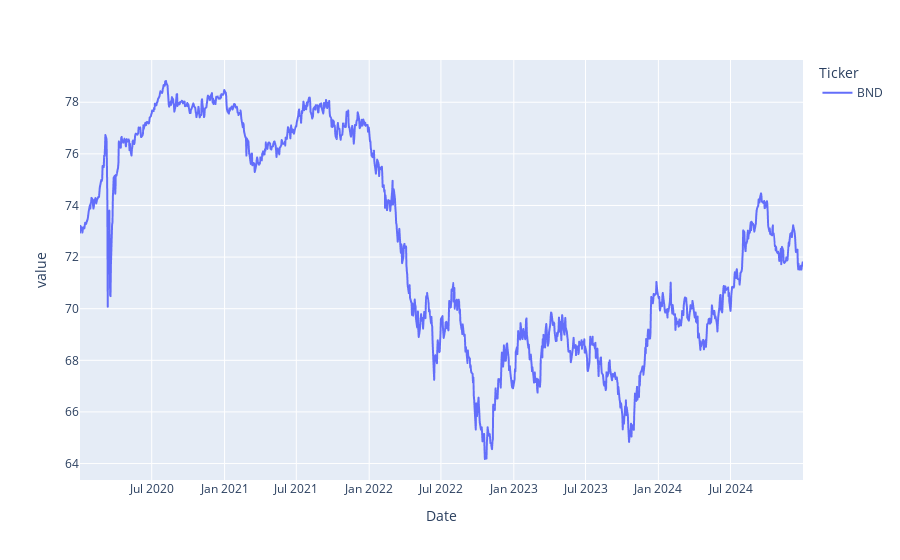

The code cell stored with this chart in its notebook:
### Code cell
# Vanguard real estate etf
real_estate_data = yf.download('VNQ', start=start_date, end=end_date)['Close']
px.line(bond_data)

### Figure 1 — Plotly figure (JSON) as saved in the notebook; plotly's stock layout.template omitted (floating-point values rounded to 4 significant figures; data arrays with more than 128 entries replaced by an {"elided": "..."} marker saying what was removed)
{"data": [{"hovertemplate": "Ticker=BND<br>Date=%{x}<br>value=%{y}<extra></extra>", "legendgroup": "BND", "line": {"color": "#636efa", "dash": "solid"}, "marker": {"symbol": "circle"}, "mode": "lines", "name": "BND", "showlegend": true, "type": "scattergl", "x": {"elided": "1258 str values"}, "xaxis": "x", "y": {"elided": "1258 float values"}, "yaxis": "y"}], "layout": {"autosize": true, "legend": {"title": {"text": "Ticker"}, "tracegroupgap": 0}, "margin": {"t": 60}, "xaxis": {"anchor": "y", "autorange": true, "domain": [0, 1], "range": ["2020-01-02", "2024-12-31"], "title": {"text": "Date"}, "type": "date"}, "yaxis": {"anchor": "x", "autorange": true, "domain": [0, 1], "range": [63.36, 79.64], "title": {"text": "value"}, "type": "linear"}}}
